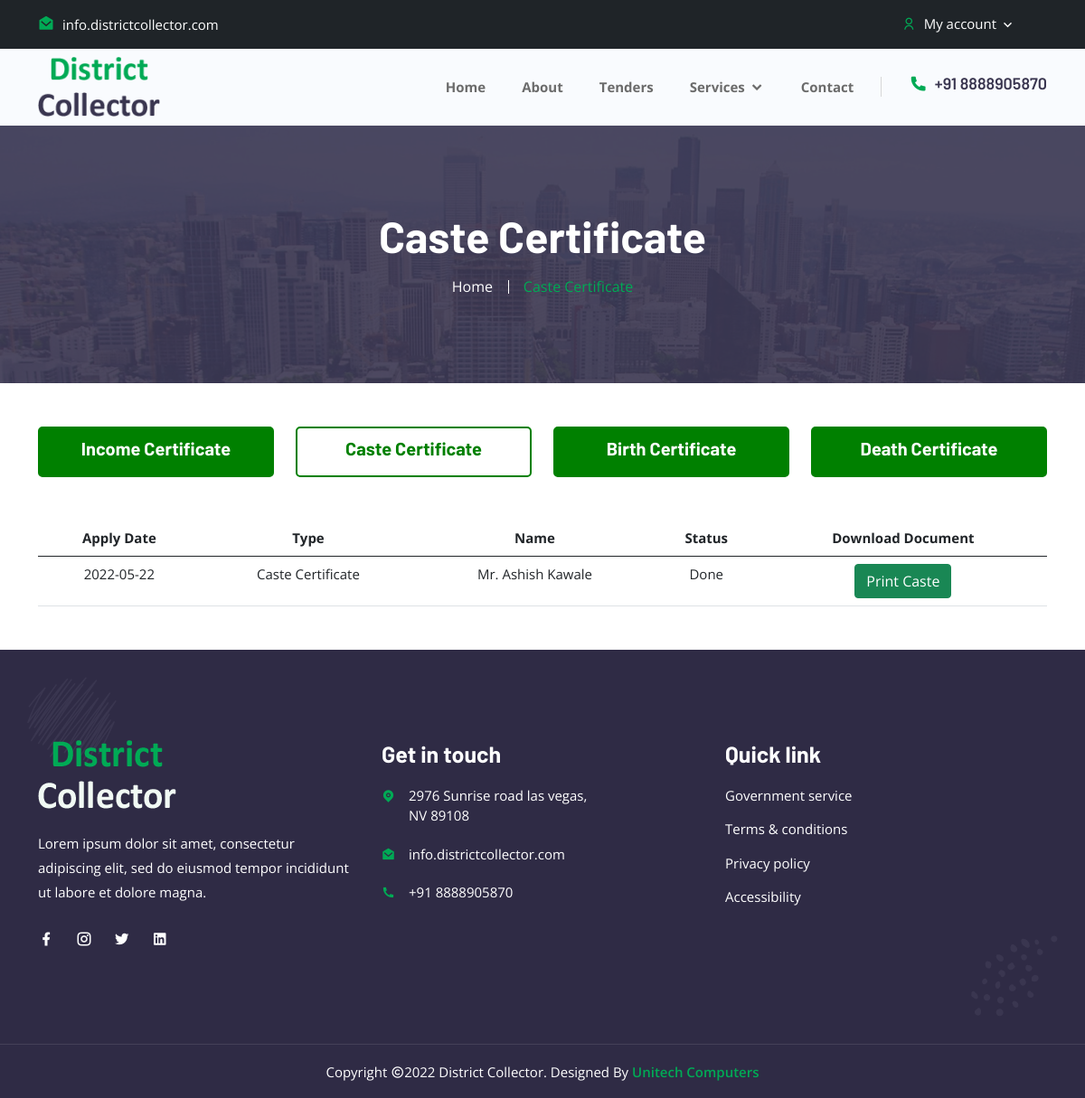
/castedetails.php (signed in), run on the app's committed database.
### tables this page shows
CREATE TABLE `tbl_caste` (
  `id` int(255) NOT NULL,
  `user_id` varchar(500) NOT NULL,
  `type` varchar(500) NOT NULL,
  `salutation` varchar(500) NOT NULL,
  `name` varchar(500) NOT NULL,
  `fsalutation` varchar(500) NOT NULL,
  `fname` varchar(500) NOT NULL,
  `dob` date NOT NULL,
  `age` varchar(500) NOT NULL,
  `gender` varchar(500) NOT NULL,
  `occupation` varchar(500) NOT NULL,
  `address` varchar(500) NOT NULL,
  `street` varchar(500) NOT NULL,
  `section` varchar(500) NOT NULL,
  `building` varchar(500) NOT NULL,
  `landmark` varchar(500) NOT NULL,
  `district` varchar(500) NOT NULL,
  `taluka` varchar(500) NOT NULL,
  `village` varchar(500) NOT NULL,
  `pincode` varchar(500) NOT NULL,
  `phoneno` varchar(500) NOT NULL,
  `panno` varchar(500) NOT NULL,
  `aadhaar` varchar(500) NOT NULL,
  `email` varchar(500) NOT NULL,
  `photo` varchar(500) NOT NULL,
  `aadhaarpic` varchar(500) NOT NULL,
  `ration` varchar(500) NOT NULL,
  `birth` varchar(500) NOT NULL,
  `caste` varchar(500) NOT NULL,
  `voter` varchar(500) NOT NULL,
  `residance` varchar(500) NOT NULL,
  `income` varchar(500) NOT NULL,
  `agreement` varchar(500) NOT NULL,
  `status` varchar(500) NOT NULL,
  `added_on` date NOT NULL
);

### castedetails.php (the view, shortened to what this page needs)
<?php
require('connection.php');
?>
<!doctype html>
<html lang="zxx">
<head>
		<link rel="stylesheet" href="assets/css/bootstrap.min.css">
		<link rel="stylesheet" href="assets/css/owl.theme.default.min.css">
		<link rel="stylesheet" href="assets/css/owl.carousel.min.css">
		<link rel="stylesheet" href="assets/css/remixicon.css">
		<link rel="stylesheet" href="assets/css/flaticon.css">
		<link rel="stylesheet" href="assets/css/meanmenu.min.css">
		<link rel="stylesheet" href="assets/css/animate.min.css">
		<link rel="stylesheet" href="assets/css/magnific-popup.min.css">
		<link rel="stylesheet" href="assets/css/odometer.min.css">
		<link rel="stylesheet" href="assets/css/date-picker.min.css">
		<link rel="stylesheet" href="assets/css/style.css">
		<link rel="stylesheet" href="assets/css/responsive.css">
		<link rel="stylesheet" type="text/css" href="https://cdnjs.cloudflare.com/ajax/libs/font-awesome/5.15.3/css/all.min.css">
    <link rel="stylesheet" type="text/css" href="https://cdnjs.cloudflare.com/ajax/libs/font-awesome/5.15.3/css/brands.min.css">
    <link rel="stylesheet" type="text/css" href="https://cdnjs.cloudflare.com/ajax/libs/font-awesome/5.15.3/css/fontawesome.min.css">
    </head>
    <body>
		<header class="header-area">
			<div class="top-header">
				<div class="container">
					<div class="row align-items-center">
						<div class="col-lg-6 col-md-6">
							<ul class="header-left-content">
								<li>
									<a href="https://templates.envytheme.com/cdn-cgi/l/email-protection#5e373038311e2937353730703d3133">
										<i class="ri-mail-open-fill"></i>
										<span class="__cf_email__" >info.districtcollector.com</span>
									</a>
								</li>
							</ul>
						</div>
						<div class="col-lg-6 col-md-6">
							<div class="header-right-content">
										<?php
											if($_SESSION['USER_LOGIN']){?>
											<ul class="my-account">
											<li>
												<a href="#" class="dropdown-control">
													<i class="ri-user-line"></i>
													My account
													<i class="ri-arrow-down-s-line"></i>
												</a>
											</li>
										</ul>
										<?php }
										?>
							</div>
						</div>
					</div>
				</div>
			</div>
			<div class="navbar-area">
                <div class="desktop-nav">
                    <div class="container">
                        <nav class="navbar navbar-expand-md navbar-light">
                            <a class="navbar-brand" href="index.php">
                                <img src="assets/images/logo.png" alt="logo">
                            </a>
                            <div class="collapse navbar-collapse mean-menu" id="navbarSupportedContent">
                                <ul class="navbar-nav">
									<li class="nav-item">
										<a href="index.php" class="nav-link">
											Home
										</a>
									</li>
									<li class="nav-item">
										<a href="about.php" class="nav-link">About</a>
									</li>
									<li class="nav-item">
										<a href="projects.php" class="nav-link">
											Tenders
										</a>
									</li>
									<li class="nav-item">
										<a href="#" class="nav-link">
											Services
											<i class="ri-arrow-down-s-line"></i>
										</a>
									</li>
                                    <li class="nav-item">
										<a href="contact.php" class="nav-link">Contact</a>
									</li>
                                </ul>
                                <div class="others-options">
									<ul>
										<li>
											<a href="tel:+1-(514)-312-5678" class="call">
												<i class="ri-phone-fill"></i>
												+91 8888905870
											</a>
										</li>
									</ul>
                                </div>
                            </div>
                        </nav>
                    </div>
				</div>
            </div>
		</header>
		<div class="page-title-area bg-20">
			<div class="container">
				<div class="page-title-content">
					<h2>Caste Certificate</h2>
					<ul>
						<li>
							<a href="#">
								Home
							</a>
						</li>
						<li class="active">Caste Certificate</li>
					</ul>
				</div>
			</div>
		</div>
		<div class="documents">
            <div class="container">
                <div class="row">
                    <div class="col-lg-3 col-md-6">
                        <a href="incomedetails.php">
                            <div class="doc-content ">
                                <h5>
                                    Income Certificate
                                </h5>
                            </div>
                        </a>
                    </div>
                    <div class="col-lg-3 col-md-6">
                        <a href="castedetails.php">
                            <div class="doc-content match">
                                <h5>
                                    Caste Certificate
                                </h5>
                            </div>
                        </a>
                    </div>
                    <div class="col-lg-3 col-md-6">
                        <a href="birthdetails.php">
                            <div class="doc-content">
                                <h5>
                                    Birth Certificate
                                </h5>
                            </div>
                        </a>
                    </div>
                    <div class="col-lg-3 col-md-6">
                        <a href="deathdetails.php">
                            <div class="doc-content">
                                <h5>
                                    Death Certificate
                                </h5>
                            </div>
                        </a>
                    </div>
                </div>
            </div>
        </div>
        <div class="document-details">
            <div class="container">
            <table class="table table-responsive">
                <thead>
                    <tr class="text-center">
                        <th scope="col">Apply Date</th>
                        <th scope="col">Type</th>
                        <th scope="col">Name</th>
                        <th scope="col">Status</th>
                        <th scope="col">Download Document</th>
                    </tr>
                </thead>
                <tbody>
                    <?php
                        $user_id = $_SESSION['USER_ID'];
                        $sql = "SELECT * FROM tbl_caste WHERE user_id='$user_id' order by id desc";
                        $res = mysqli_query($con,$sql);
                        while($row = mysqli_fetch_assoc($res)) {
                    ?>
                    <tr class="text-center">
                        <td><?php echo $row['added_on']?></td>
                        <td><?php echo $row['type']?></td>
                        <td><?php echo $row['salutation']?> <?php echo $row['name']?></td>
                        <td><?php echo $row['status']?></td>
                        <?php
                            if ($row['status']=='Done') {?>
                                <td><a href="casteprint.php?id=<?php echo $row['id']?>" class="btn btn-success" >Print Caste</a></td>
                         <?php  }else{?>
                                <td>Under Process</td>
                    </tr>
                    <?php } }?>
                </tbody>
                </table>
            </div>
        </div>
		<footer class="footer-area pt-100 pb-70">
			<div class="container">
				<div class="row">
					<div class="col-lg-4 col-md-6">
						<div class="single-footer-widget single-bg">
							<a href="index.html" class="logo">
								<img src="assets/images/white-logo.png" alt="Image">
							</a>
							<p>Lorem ipsum dolor sit amet, consectetur adipiscing elit, sed do eiusmod tempor incididunt ut labore et dolore magna.</p>
							<ul class="social-icon">
								<li>
									<a href="https://www.facebook.com/" target="_blank">
										<i class="ri-facebook-fill"></i>
									</a>
								</li>
								<li>
									<a href="https://www.instagram.com/" target="_blank">
										<i class="ri-instagram-line"></i>
									</a>
								</li>
								<li>
									<a href="https://twitter.com/" target="_blank">
										<i class="ri-twitter-fill"></i>
									</a>
								</li>
								<li>
									<a href="https://twitter.com/" target="_blank">
										<i class="ri-linkedin-box-fill"></i>
									</a>
								</li>
							</ul>
						</div>
					</div>
					<div class="col-lg-4 col-md-6">
						<div class="single-footer-widget">
							<h3>Get in touch</h3>
							<ul class="address">
								<li>
									<i class="ri-map-pin-fill"></i>
									2976 Sunrise road las vegas, <br> NV 89108
								</li>
								<li>
									<i class="ri-mail-open-fill"></i>
									<a href="mailto:info.districtcollector.com"><span class="__cf_email__" >info.districtcollector.com</span></a>
								</li>
								<li class="location">
									<i class="ri-phone-fill"></i>
									<a href="tel:+1-(514)-312-5678">+91 8888905870</a>
								</li>
							</ul>
						</div>
					</div>
					<div class="col-lg-4 col-md-6">
						<div class="single-footer-widget">
							<h3>Quick link</h3>
							<ul class="import-link">
								<li>
									<a href="#">Government service</a>
								</li>
								<li>
									<a href="#">Terms & conditions</a>
								</li>
								<li>
									<a href="#">Privacy policy</a>
								</li>
								<li>
									<a href="#">Accessibility</a>
								</li>
							</ul>
						</div>
					</div>
				</div>
			</div>
			<div class="shape footer-shape-1">
				<img src="assets/images/footer-shape-1.png" alt="Image">
			</div>
			<div class="shape footer-shape-2">
				<img src="assets/images/footer-shape-2.png" alt="Image">
			</div>
		</footer>
		<div class="copy-right-area">
			<div class="container">
				<p>
					Copyright <i class="ri-copyright-line"></i>2022 District Collector. Designed By
					<a href="#">Unitech Computers</a>
				</p>
			</div>
		</div>
    </body>
</html>

### data on the page
tbl_caste: added_on "2022-05-22", type "Caste Certificate", salutation "Mr.", name "Ashish Kawale", status "Done"
